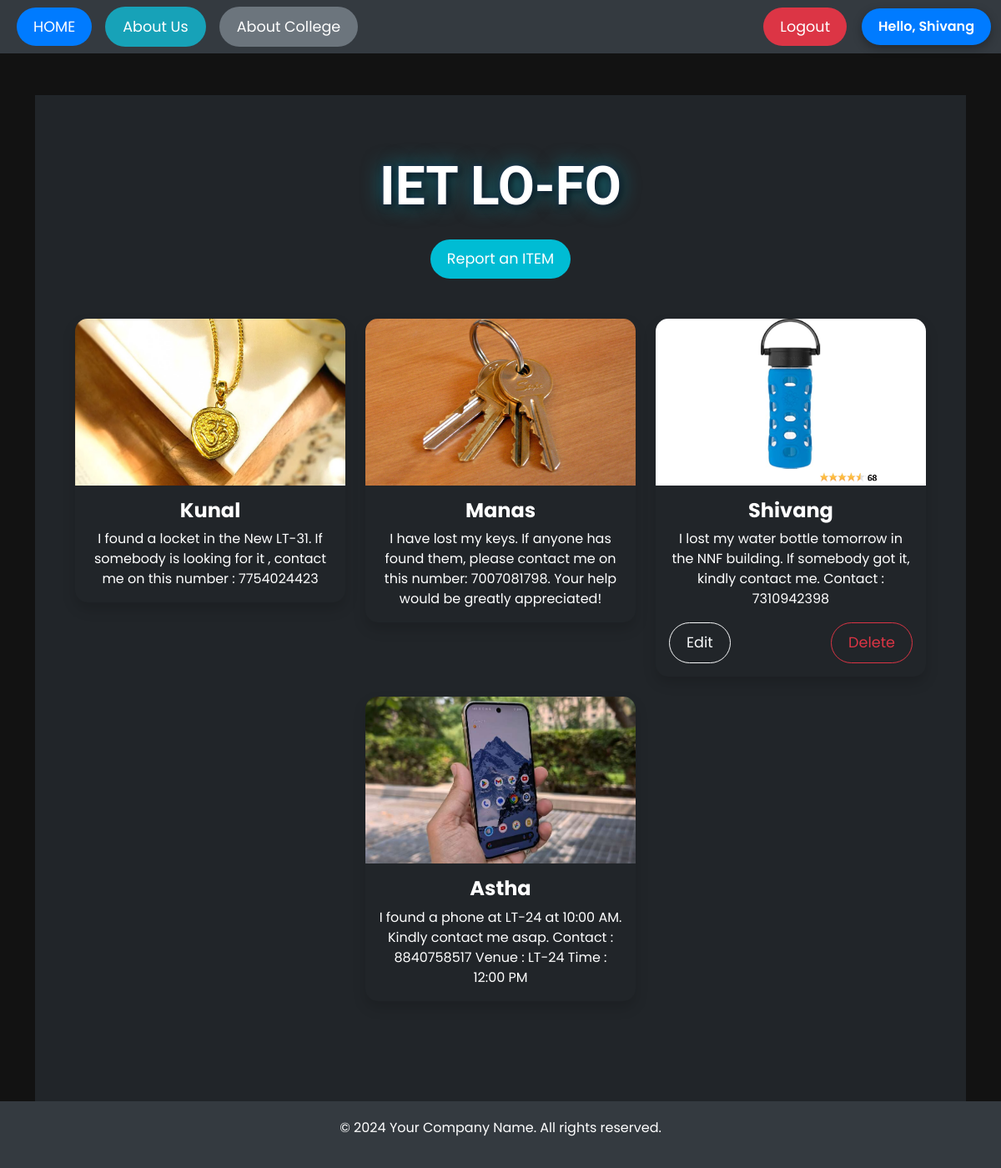
Page / (signed in) on the committed database.
### lost/models.py (models this page shows, shortened)
class kunal(models.Model):
    user=models.ForeignKey(User, on_delete=models.CASCADE)
    text=models.TextField(max_length=240)
    photo=models.ImageField(upload_to="photos/", blank=True, null=True)
    create=models.DateTimeField(auto_now_add=True)
    update=models.DateTimeField(auto_now=True)

### lost/views.py (the view)
# urls.py: path('',views.kunallist,name='list'),
def kunallist(request):
    kunals = kunal.objects.all().order_by('-create')
    return render(request, 'list.html', {'kunals': kunals})

### lost/templates/list.html (shortened to what this page needs)
{% extends "layout.html" %}
{% block content %}
<div class="container-fluid bg-dark text-light p-5" style="min-height: 100vh;">
  <div class="text-center">
    <h1 class="my-4" style="font-size: 4rem; font-family: 'Roboto', sans-serif; font-weight: 700;
      color: white; /* Set text color to white */
      text-shadow: 2px 2px 10px rgba(0, 0, 0, 0.8), 0 0 25px rgba(0, 188, 212, 0.6), 0 0 5px rgba(63, 81, 181, 0.5);">
      IET LO-FO
    </h1>
    <a class="btn btn-primary btn-lg" href="{% url 'kunalcreate' %}" style="border-radius: 25px; background-color: #00bcd4; border: none;">Report an ITEM</a>
  </div>
  <div class="row justify-content-center my-5">
    {% for tweet in kunals %}
    <div class="col-lg-4 col-md-6 col-sm-8 mb-4">
      <div class="card bg-dark text-white shadow border-0" style="border-radius: 15px;">
        <img src="{{ tweet.photo.url }}" class="card-img-top" alt="Item Image" style="height: 200px; object-fit: cover; border-radius: 15px 15px 0 0;">
        <div class="card-body text-center">
          <h5 class="card-title" style="font-weight: bold; font-size: 1.5rem;">{{ tweet.user.username }}</h5>
          <p class="card-text" style="font-size: 1rem;">{{ tweet.text }}</p>
          {% if tweet.user == user %}
          <div class="d-flex justify-content-between mt-3">
            <a href="{% url 'edit' tweet.id %}" class="btn btn-outline-light btn-sm">Edit</a>
            <a href="{% url 'delete' tweet.id %}" class="btn btn-outline-danger btn-sm">Delete</a>
          </div>
          {% endif %}
        </div>
      </div>
    </div>
    {% endfor %}
  </div>
</div>
{% endblock %}

### templates/layout.html (shortened to what this page needs)
{% load static %}
<!DOCTYPE html>
<html lang="en" data-bs-theme="dark">
<head>
    <link href="https://cdn.jsdelivr.net/npm/bootstrap@5.3.3/dist/css/bootstrap.min.css" rel="stylesheet">
</head>
<body>
    <nav class="navbar navbar-expand-lg navbar-dark">
        <div class="container-fluid">
            <a href="{% url 'list' %}" class="btn btn-primary mx-2">HOME</a>
            <div class="collapse navbar-collapse" id="navbarSupportedContent">
                <ul class="navbar-nav me-auto mb-2 mb-lg-0">
                    <li class="nav-item">
                        <a class="btn btn-about-us mx-2" href="{% url 'about' %}">About Us</a>
                    </li>
                    <li class="nav-item">
                        <a class="btn btn-about-college mx-2" href="https://www.ietlucknow.ac.in/">About College</a>
                    </li>
                </ul>
                <div class="d-flex align-items-center">
                    {% if user.is_authenticated %}
                    <a href="{% url 'logout1' %}" class="btn btn-danger mx-2">Logout</a>
                    <span class="user-info">
                        Hello, {{ user.username }}
                    </span>
                    {% else %}
                    <a href="{% url 'register' %}" class="btn btn-success mx-2">Register</a>
                    <a href="{% url 'login' %}" class="btn btn-success mx-2">Login</a>
                    {% endif %}
                </div>
            </div>
        </div>
    </nav>
    <div class="container">
        {% block content %}{% endblock %}
    </div>
    <footer class="footer">
        <p>&copy; 2024 Your Company Name. All rights reserved.</p>
    </footer>
</body>
</html>

### templates/layout.html (style rules this page uses)
body { background-color: #121212; font-family: 'Poppins', sans-serif; color: #f8f9fa; }
.navbar { background-color: #343a40; }
.container { margin-top: 50px; }
h1 { text-align: center; margin-bottom: 30px; font-weight: 600; }
.footer { background-color: #343a40; color: #ffffff; padding: 20px 0; text-align: center; position: relative; bottom: 0; width: 100%; }
.btn { border-radius: 25px; padding: 10px 20px; font-size: 1.1rem; transition: background-color 0.3s ease, transform 0.3s ease; }
.btn-primary { background-color: #007bff; border: none; }
.btn-danger { background-color: #dc3545; border: none; }
.btn-about-us { background-color: #17a2b8; color: #fff; }
.btn-about-college { background-color: #6c757d; color: #fff; }
.user-info { background-color: #007bff; color: #ffffff; border-radius: 25px; padding: 10px 20px; margin-left: 10px; box-shadow: 0 4px 12px rgba(0, 0, 0, 0.3); transition: background-color 0.3s ease, transform 0.3s ease; font-weight: 600; }

### rows in the picture
kunal: photo (picture), user.username "Kunal", text "I found a locket in the New LT-31. If somebody is looking for it , contact me on this number : 7754024423"
kunal: photo (picture), user.username "Manas", text "I have lost my keys. If anyone has found them, please contact me on this number: 7007081798. Your help would be greatly appreciated!"
kunal: photo (picture), user.username "Shivang", text "I lost my water bottle tomorrow in the NNF building. If somebody got it, kindly contact me. Contact : 7310942398", shows "Edit"
kunal: photo (picture), user.username "Astha", text "I found a phone at LT-24 at 10:00 AM. Kindly contact me asap. Contact : 8840758517 Venue : LT-24 Time : 12:00 PM"

### other values in the picture
{{ user.username }} "Shivang"
